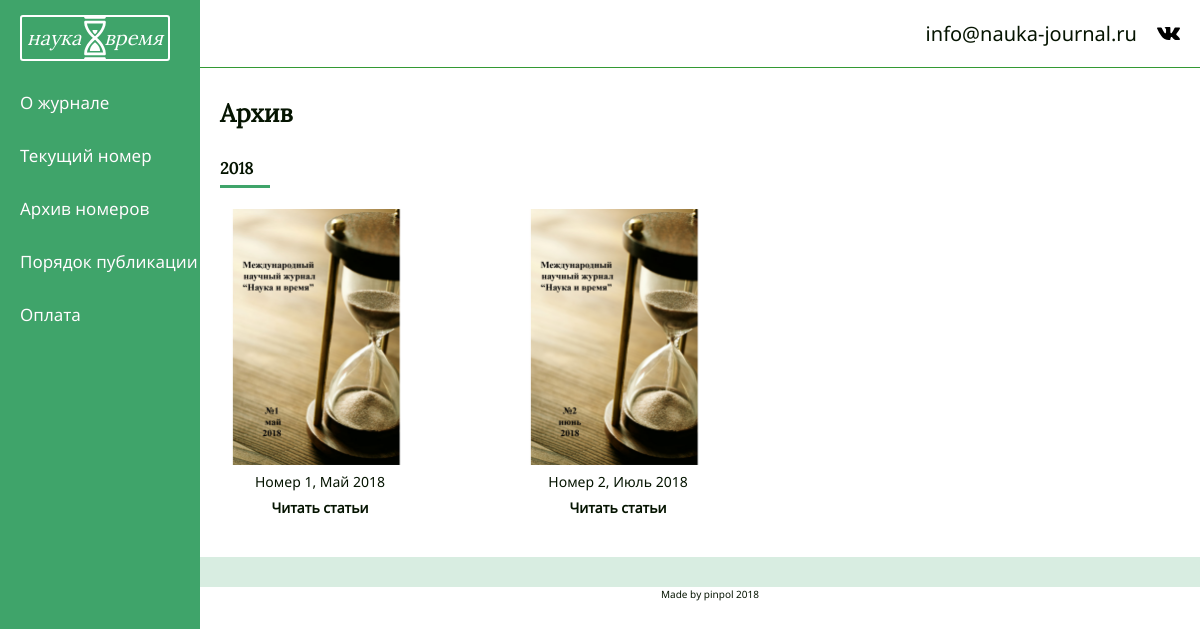
Page /archive/ on the committed database.
### application/models.py (models this page shows, shortened)
class Magazine(models.Model):
    number = models.IntegerField(verbose_name='Порядковый номер журнала', unique=True)
    mouth = models.IntegerField(verbose_name="Месяц", choices=MOUTHS)
    year = models.IntegerField(verbose_name="Год")
    image = models.ImageField(upload_to="magazine", verbose_name='Обложка')
    priem = models.DateField(verbose_name="Прием статей")
    publish = models.DateField(verbose_name="Размещение журнала в электронном виде")
    elibrary = models.DateField(verbose_name="Отправка журнала в Elibrary")
    url = models.CharField(max_length=300, blank=True, null=True, verbose_name='Полный выпуск', help_text="Ссылка на Google Drive")
    def get_nice_mouth(self):
        return DMOUTHS.get(self.mouth, "")
    class Meta:
        ordering = ("year", "mouth")
        verbose_name = "Выпуск журнала"
        verbose_name_plural = "Выпуски журнала"

### application/views.py (the view)
# urls.py: url(r'^archive/$', views.MagazineListView.as_view()),
class MagazineListView(View):
    def get(self, request, *args, **kwargs):
        years = range(2015, 2025)[::-1]
        years_magazine = [Magazine.objects.filter(year=y).order_by('mouth') for y in years]
        magazines = zip(years, years_magazine)
        return render(request, 'archive.html', locals())

### templates/archive.html (shortened to what this page needs)
<html lang='ru'>
<head>
  <link rel='stylesheet' href='/static/science.css'>
</head>
<body>
  <header class="inside-header">
    <div class="lower-menu flex">
      <nav>
        <ul class="nav flex">
            <li class="logo"><a href="/" class="flex">
              <p>наука</p>
                <p>время</p>
              </a></li>
          <li><a href="/#about-journal" data-hover="О журнале">О журнале</a></li>
          <li><a href="/archive/{{ last_number_pk|safe }}/" data-hover="Текущий номер">Текущий номер</a></li>
          <li><a href="/archive/" data-hover="Архив номеров">Архив номеров</a></li>
          <li><a href="/demands/" data-hover="Порядок публикации">Порядок публикации</a></li>
          <li><a href="/payment/" data-hover="Оплата">Оплата</a></li>
        </ul>
      </nav>
  </header>
  <main class="archive">
  <ul class="flex border-bottom right upper-menu container">
    <li><a href="mailto:info@nauka-journal.ru ">info@nauka-journal.ru </a></li>
    <li class="vk"><a href="https://m.vk.com/club164213221"></a></li>
  </ul>
  <h2 class="right">Архив</h2>
    <section class="year right">
        {% for m in magazines %}
            {% if m.1 %}
                <h4>{{ m.0 }}</h4>
                <div class="flex">
                    {% for mn in m.1 %}
                        <a href="/archive/{{ mn.number }}" class="archive__block">
                            <div class="img" style="background-image: url({{ mn.image.url }})"></div>
                            <p>Номер {{ mn.number }}, {{ mn.get_nice_mouth }} {{ mn.year }}</p>
                            <p href="/archive/{{ mn.number }}">Читать статьи</p>
                        </a>
                    {% endfor %}
                </div>
            {% endif %}
        {% endfor %}
    </section>
    <section class="green right"></section>
    <section class="made-by right">
      <a href="https://vk.com/polina9369" target="_blank" rel="noreferrer">Made by pinpol 2018</a>
    </section>
  </main>
</body>
</html>

### static/science.css (style rules this page uses)
a { font-family: Notosans, serif; color: #051401; text-decoration: none; }
h1, h2, h3, h4, h5 { font-family: Lora, serif; color: #051401; }
.flex { display: flex; flex-direction: row; align-items: center; }
.container { width: 60%; margin-right: auto; margin-left: auto; }
body { margin: 0; }
header { position: relative; height: 100vh; overflow-y: hidden; }
.border-bottom { width: 100%; border-bottom: 1px solid #339933; }
ul { padding: 0; margin-top: 0; }
.upper-menu { width: 100%; justify-content: flex-end; margin-bottom: 0; padding: 20px; box-sizing: border-box; }
main ul.upper-menu.border-bottom { margin-right: 0; padding-left: 20px; flex-direction: row; }
.upper-menu li { margin-left: 20px; list-style: none; }
.upper-menu li a { font-size: 20px; text-decoration: none; color: #ffffff; }
.upper-menu.right li a { color: #051401; }
.vk { width: 23px; height: 23px; }
.vk a { display: block; width: 23px; height: 23px; background: url(/static/images/vk.svg) no-repeat center; background-size: contain; }
.lower-menu nav { width: 15%; z-index: 100; }
.lower-menu { align-items: flex-start; }
.nav { min-width: 200px; height: 100%; list-style: none; flex-direction: column; padding-top: 15px; background-color: #3fa46a; box-sizing: border-box; }
.nav li { width: 100%; box-sizing: border-box; padding-left: 20px; text-align: left; margin-bottom: 30px; }
.nav li a { display: block; width: 100%; position: relative; text-decoration: none; font-size: 17px; color: rgba(0, 0, 0, 0.2); }
.nav li a::before, .green-button::before { width: 100%; content: attr(data-hover); position: absolute; color: #ffffff; transition: transform 0.3s, opacity 0.3s; }
h2 { font-size: 25px; margin-top: 30px; margin-bottom: 30px; }
li.logo a { display: flex; width: 150px; height: 46px; justify-content: space-between; color: #ffffff; font-size: 20px; font-style: italic; font-family: Lora, serif; padding: 10px 5px; position: relative; box-sizing: border-box; border: 2px solid #ffffff; border-radius: 3px; flex-wrap: nowrap; }
li.logo a p { display: inline-block; margin: 0; font-size: 20px; }
li.logo a svg { position: absolute; top: -1px; left: 50%; transform: translateX(-50%); }
.green { min-height: 30px; background-color: rgba(63, 164, 106, 0.2); }
.made-by a { display: block; padding-bottom: 10px; width: 100%; font-size: 10px; text-align: center; color: #051401; }
.inside-header nav { position: fixed; top: 0px; left: 0; height: 100vh; }
.inside-header p, .order p, .pay p, .pay th, .pay td { font-size: 17px; line-height: 1.5; margin-top: 30px; margin-bottom: 20px; }
.right { width: 85%; margin-left: 15%; padding-left: 40px; box-sizing: border-box; }
.archive .year .flex { flex-wrap: wrap; justify-content: flex-start; }
.archive__block { margin-bottom: 40px; text-decoration: none; }
.archive__block:not(:nth-child(3n)) { margin-right: 10%; }
.img { width: 250px; height: 320px; background-position: center; background-repeat: no-repeat; background-size: cover; transition: transform .3s; }
.archive__block p { font-size: 14px; width: 100%; text-align: center; margin: 0; margin-top: 7px; }
.archive__block p:last-child { font-weight: bold; }
h4 { position: relative; padding-bottom: 10px; }
h4::after { content: ""; position: absolute; bottom: 0; left: 0; width: 50px; height: 3px; background-color: rgba(63, 164, 106, 1); }
.inside-header { height: 0; }
@media screen and (max-width: 1200px) { .archive__block .img { width: 200px; height: 256px; } }

### templates/archive.html (style rules this page uses)
.archive__block .img { background-image: url(/static/images/header.jpg); }

### rows in the picture
Magazine: image (picture), number "1", get_nice_mouth "Май", year "2018"
Magazine: image (picture), number "2", get_nice_mouth "Июль", year "2018"

### other values in the picture
{{ m.0 }} "2018"
